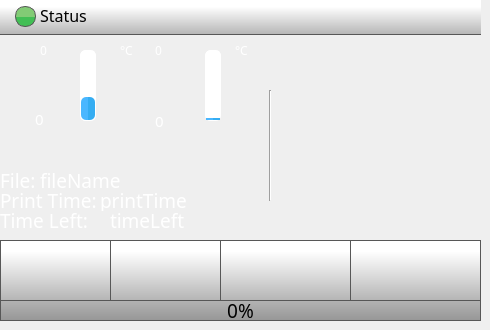
    <widget class="QWidget" name="homePage">
     <widget class="QPushButton" name="playPauseButton">
      <property name="geometry">
       <rect>
        <x>220</x>
        <y>240</y>
        <width>131</width>
        <height>61</height>
       </rect>
      </property>
      <property name="minimumSize">
       <size>
        <width>0</width>
        <height>0</height>
       </size>
      </property>
      <property name="font">
       <font>
        <family>Roboto</family>
       </font>
      </property>
      <property name="styleSheet">
       <string notr="true">QPushButton {
    border: 1px solid rgb(87, 87, 87);
	background-color: qlineargradient(spread:pad, x1:0, y1:1, x2:0, y2:0.188, stop:0 rgba(180, 180, 180, 255), stop:1 rgba(255, 255, 255, 255));
    
}

QPushButton:pressed {

    background-color: qlineargradient(x1: 0, y1: 0, x2: 0, y2: 1,
                                      stop: 0 #dadbde, stop: 1 #f6f7fa);
}

QPushButton:flat {
    border: none; /* no border for a flat push button */
}

QPushButton:default {
    border-color: navy; /* make the default button prominent */
}

QPushButton:focus {
	outline: none;
}</string>
      </property>
      <property name="text">
       <string/>
      </property>
      <property name="icon">
       <iconset>
        <normaloff>templates/img/play-button.png</normaloff>
        <normalon>templates/img/pause-button.png</normalon>templates/img/play-button.png</iconset>
      </property>
      <property name="iconSize">
       <size>
        <width>30</width>
        <height>30</height>
       </size>
      </property>
      <property name="checkable">
       <bool>true</bool>
      </property>
      <property name="checked">
       <bool>false</bool>
      </property>
      <property name="autoDefault">
       <bool>false</bool>
      </property>
      <property name="default">
       <bool>false</bool>
      </property>
      <property name="flat">
       <bool>false</bool>
      </property>
     </widget>
     <widget class="QPushButton" name="stopButton">
      <property name="geometry">
       <rect>
        <x>350</x>
        <y>240</y>
        <width>131</width>
        <height>61</height>
       </rect>
      </property>
      <property name="minimumSize">
       <size>
        <width>0</width>
        <height>0</height>
       </size>
      </property>
      <property name="font">
       <font>
        <family>Roboto</family>
       </font>
      </property>
      <property name="styleSheet">
       <string notr="true">QPushButton {
    border: 1px solid rgb(87, 87, 87);

	background-color: qlineargradient(spread:pad, x1:0, y1:1, x2:0, y2:0.188, stop:0 rgba(180, 180, 180, 255), stop:1 rgba(255, 255, 255, 255));
}

QPushButton:pressed {
    background-color: qlineargradient(x1: 0, y1: 0, x2: 0, y2: 1,
                                      stop: 0 #dadbde, stop: 1 #f6f7fa);
}

QPushButton:flat {
    border: none; /* no border for a flat push button */
}

QPushButton:default {
    border-color: navy; /* make the default button prominent */
}

QPushButton:focus {
	outline: none;
}</string>
      </property>
      <property name="text">
       <string/>
      </property>
      <property name="icon">
       <iconset>
        <normaloff>templates/img/video-player-stop-button.png</normaloff>templates/img/video-player-stop-button.png</iconset>
      </property>
      <property name="iconSize">
       <size>
        <width>25</width>
        <height>25</height>
       </size>
      </property>
     </widget>
     <widget class="Line" name="line">
      <property name="geometry">
       <rect>
        <x>260</x>
        <y>90</y>
        <width>20</width>
        <height>111</height>
       </rect>
      </property>
      <property name="orientation">
       <enum>Qt::Vertical</enum>
      </property>
     </widget>
     <widget class="QLabel" name="tool0Label">
      <property name="geometry">
       <rect>
        <x>40</x>
        <y>68</y>
        <width>31</width>
        <height>31</height>
       </rect>
      </property>
      <property name="font">
       <font>
        <family>Gotham Medium</family>
        <pointsize>14</pointsize>
        <weight>50</weight>
        <bold>false</bold>
        <underline>false</underline>
        <strikeout>false</strikeout>
       </font>
      </property>
      <property name="styleSheet">
       <string notr="true">
   color:  white;</string>
      </property>
      <property name="text">
       <string/>
      </property>
      <property name="pixmap">
       <pixmap>templates/img/Nozzle.png</pixmap>
      </property>
      <property name="scaledContents">
       <bool>true</bool>
      </property>
     </widget>
     <widget class="QLabel" name="FileNameLabel">
      <property name="geometry">
       <rect>
        <x>0</x>
        <y>170</y>
        <width>70</width>
        <height>21</height>
       </rect>
      </property>
      <property name="font">
       <font>
        <family>Gotham Light</family>
        <pointsize>14</pointsize>
        <weight>50</weight>
        <bold>false</bold>
       </font>
      </property>
      <property name="styleSheet">
       <string notr="true">color: rgb(255, 255, 255);</string>
      </property>
      <property name="text">
       <string>File:</string>
      </property>
     </widget>
     <widget class="QLabel" name="printTimeLabel">
      <property name="geometry">
       <rect>
        <x>0</x>
        <y>190</y>
        <width>111</width>
        <height>21</height>
       </rect>
      </property>
      <property name="font">
       <font>
        <family>Gotham Light</family>
        <pointsize>14</pointsize>
        <weight>50</weight>
        <bold>false</bold>
       </font>
      </property>
      <property name="styleSheet">
       <string notr="true">color: rgb(255, 255, 255);</string>
      </property>
      <property name="text">
       <string>Print Time:</string>
      </property>
     </widget>
     <widget class="QLabel" name="fileName">
      <property name="geometry">
       <rect>
        <x>40</x>
        <y>170</y>
        <width>211</width>
        <height>21</height>
       </rect>
      </property>
      <property name="font">
       <font>
        <family>Gotham Medium</family>
        <pointsize>14</pointsize>
       </font>
      </property>
      <property name="styleSheet">
       <string notr="true">color: rgb(255, 255, 255);
background-color: rgba(255, 255, 255, 0);</string>
      </property>
      <property name="text">
       <string>fileName</string>
      </property>
      <property name="scaledContents">
       <bool>true</bool>
      </property>
      <property name="wordWrap">
       <bool>false</bool>
      </property>
     </widget>
     <widget class="QLabel" name="printTime">
      <property name="geometry">
       <rect>
        <x>100</x>
        <y>190</y>
        <width>181</width>
        <height>21</height>
       </rect>
      </property>
      <property name="font">
       <font>
        <family>Gotham Medium</family>
        <pointsize>14</pointsize>
       </font>
      </property>
      <property name="styleSheet">
       <string notr="true">color: rgb(255, 255, 255);
background-color: rgba(255, 255, 255, 0);</string>
      </property>
      <property name="text">
       <string>printTime</string>
      </property>
     </widget>
     <widget class="QLabel" name="timeLeftLabel">
      <property name="geometry">
       <rect>
        <x>0</x>
        <y>210</y>
        <width>181</width>
        <height>21</height>
       </rect>
      </property>
      <property name="font">
       <font>
        <family>Gotham Light</family>
        <pointsize>14</pointsize>
        <weight>50</weight>
        <bold>false</bold>
       </font>
      </property>
      <property name="styleSheet">
       <string notr="true">color: rgb(255, 255, 255);</string>
      </property>
      <property name="text">
       <string>Time Left:</string>
      </property>
     </widget>
     <widget class="QLabel" name="tool0TargetTemperature">
      <property name="geometry">
       <rect>
        <x>40</x>
        <y>40</y>
        <width>70</width>
        <height>21</height>
       </rect>
      </property>
      <property name="font">
       <font>
        <family>Gotham Medium</family>
        <pointsize>9</pointsize>
        <weight>50</weight>
        <bold>false</bold>
        <underline>false</underline>
        <strikeout>false</strikeout>
       </font>
      </property>
      <property name="styleSheet">
       <string notr="true">
   color:  white;
background-color: rgba(255, 255, 255, 0);</string>
      </property>
      <property name="text">
       <string>0</string>
      </property>
     </widget>
     <widget class="QProgressBar" name="tool0TempBar">
      <property name="geometry">
       <rect>
        <x>80</x>
        <y>50</y>
        <width>16</width>
        <height>71</height>
       </rect>
      </property>
      <property name="styleSheet">
       <string notr="true">QProgressBar::chunk {
    border-radius: 5px;
	background-color: qlineargradient(spread:pad, x1:0.517, y1:0, x2:0.522, y2:0, stop:0.0336134 rgba(74, 183, 255, 255), stop:1 rgba(53, 173, 242, 255));
}

QProgressBar {
    border: 1px solid white;
    border-radius: 5px;
}
</string>
      </property>
      <property name="maximum">
       <number>300</number>
      </property>
      <property name="value">
       <number>100</number>
      </property>
      <property name="alignment">
       <set>Qt::AlignCenter</set>
      </property>
      <property name="textVisible">
       <bool>false</bool>
      </property>
      <property name="orientation">
       <enum>Qt::Vertical</enum>
      </property>
      <property name="format">
       <string>%v</string>
      </property>
     </widget>
     <widget class="QLabel" name="tool0ActualTemperature">
      <property name="geometry">
       <rect>
        <x>35</x>
        <y>110</y>
        <width>71</width>
        <height>18</height>
       </rect>
      </property>
      <property name="font">
       <font>
        <family>Gotham Medium</family>
        <pointsize>11</pointsize>
        <weight>50</weight>
        <bold>false</bold>
        <underline>false</underline>
        <strikeout>false</strikeout>
       </font>
      </property>
      <property name="styleSheet">
       <string notr="true">
   color:  white;
background-color: rgba(0, 0, 0, 0);</string>
      </property>
      <property name="text">
       <string>0</string>
      </property>
     </widget>
     <widget class="QPushButton" name="menuButton">
      <property name="geometry">
       <rect>
        <x>0</x>
        <y>240</y>
        <width>111</width>
        <height>61</height>
       </rect>
      </property>
      <property name="minimumSize">
       <size>
        <width>0</width>
        <height>0</height>
       </size>
      </property>
      <property name="font">
       <font>
        <family>Gotham Light</family>
        <pointsize>13</pointsize>
       </font>
      </property>
      <property name="styleSheet">
       <string notr="true">QPushButton {
     border: 1px solid rgb(87, 87, 87);
	background-color: qlineargradient(spread:pad, x1:0, y1:1, x2:0, y2:0.188, stop:0 rgba(180, 180, 180, 255), stop:1 rgba(255, 255, 255, 255));
    

}

QPushButton:pressed {

    background-color: qlineargradient(x1: 0, y1: 0, x2: 0, y2: 1,
                                      stop: 0 #dadbde, stop: 1 #f6f7fa);
}

QPushButton:flat {
    border: none; /* no border for a flat push button */
}

QPushButton:default {
    border-color: navy; /* make the default button prominent */
}

QPushButton:focus {
	outline: none;
}</string>
      </property>
      <property name="text">
       <string/>
      </property>
      <property name="icon">
       <iconset>
        <normaloff>templates/img/menu.png</normaloff>templates/img/menu.png</iconset>
      </property>
      <property name="iconSize">
       <size>
        <width>40</width>
        <height>40</height>
       </size>
      </property>
      <property name="checkable">
       <bool>false</bool>
      </property>
      <property name="autoDefault">
       <bool>false</bool>
      </property>
      <property name="default">
       <bool>false</bool>
      </property>
      <property name="flat">
       <bool>false</bool>
      </property>
     </widget>
     <widget class="QLabel" name="printPreviewMain">
      <property name="geometry">
       <rect>
        <x>270</x>
        <y>30</y>
        <width>210</width>
        <height>210</height>
       </rect>
      </property>
      <property name="styleSheet">
       <string notr="true">background-color: rgba(255, 255, 255, 0);</string>
      </property>
      <property name="text">
       <string/>
      </property>
      <property name="pixmap">
       <pixmap>templates/img/thumbnail.png</pixmap>
      </property>
      <property name="scaledContents">
       <bool>true</bool>
      </property>
     </widget>
     <widget class="QProgressBar" name="printProgressBar">
      <property name="geometry">
       <rect>
        <x>0</x>
        <y>300</y>
        <width>481</width>
        <height>21</height>
       </rect>
      </property>
      <property name="font">
       <font>
        <family>Gotham</family>
        <pointsize>14</pointsize>
        <weight>50</weight>
        <italic>false</italic>
        <bold>false</bold>
        <stylestrategy>PreferAntialias</stylestrategy>
       </font>
      </property>
      <property name="styleSheet">
       <string notr="true">QProgressBar::chunk {

	background-color: qlineargradient(spread:pad, x1:0, y1:0.523, x2:0, y2:0.534, stop:0 rgba(130, 203, 117, 255), stop:1 rgba(66, 191, 85, 255));
border: 1px solid green;
}

QProgressBar {
    border: 1px solid rgb(87, 87, 87);
 /*  border-bottom-left-radius: 10px;
 border-bottom-right-radius: 10px;*/
	background-color: qlineargradient(spread:pad, x1:0, y1:1, x2:0, y2:0, stop:0 rgba(150, 150, 150, 255), stop:1 rgba(180, 180, 180, 255));
}
</string>
      </property>
      <property name="maximum">
       <number>100</number>
      </property>
      <property name="value">
       <number>0</number>
      </property>
      <property name="alignment">
       <set>Qt::AlignCenter</set>
      </property>
      <property name="textVisible">
       <bool>true</bool>
      </property>
      <property name="orientation">
       <enum>Qt::Horizontal</enum>
      </property>
      <property name="format">
       <string>%p%</string>
      </property>
     </widget>
     <widget class="QLabel" name="timeLeft">
      <property name="geometry">
       <rect>
        <x>110</x>
        <y>210</y>
        <width>181</width>
        <height>21</height>
       </rect>
      </property>
      <property name="font">
       <font>
        <family>Gotham Medium</family>
        <pointsize>14</pointsize>
       </font>
      </property>
      <property name="styleSheet">
       <string notr="true">color: rgb(255, 255, 255);
background-color: rgba(255, 255, 255, 0);</string>
      </property>
      <property name="text">
       <string>timeLeft</string>
      </property>
      <property name="wordWrap">
       <bool>false</bool>
      </property>
     </widget>
     <widget class="QLabel" name="printerStatus">
      <property name="geometry">
       <rect>
        <x>40</x>
        <y>0</y>
        <width>381</width>
        <height>31</height>
       </rect>
      </property>
      <property name="font">
       <font>
        <family>Gotham</family>
        <pointsize>12</pointsize>
        <weight>50</weight>
        <bold>false</bold>
        <underline>false</underline>
        <strikeout>false</strikeout>
       </font>
      </property>
      <property name="styleSheet">
       <string notr="true">
background-color: rgba(255, 255, 255, 0);</string>
      </property>
      <property name="text">
       <string>Status</string>
      </property>
      <property name="alignment">
       <set>Qt::AlignLeading|Qt::AlignLeft|Qt::AlignVCenter</set>
      </property>
     </widget>
     <widget class="QPushButton" name="controlButton">
      <property name="geometry">
       <rect>
        <x>110</x>
        <y>240</y>
        <width>111</width>
        <height>61</height>
       </rect>
      </property>
      <property name="minimumSize">
       <size>
        <width>0</width>
        <height>0</height>
       </size>
      </property>
      <property name="font">
       <font>
        <family>Gotham Light</family>
        <pointsize>13</pointsize>
       </font>
      </property>
      <property name="styleSheet">
       <string notr="true">QPushButton {
     border: 1px solid rgb(87, 87, 87);

	background-color: qlineargradient(spread:pad, x1:0, y1:1, x2:0, y2:0.188, stop:0 rgba(180, 180, 180, 255), stop:1 rgba(255, 255, 255, 255));
}

QPushButton:pressed {
    background-color: qlineargradient(x1: 0, y1: 0, x2: 0, y2: 1,
                                      stop: 0 #dadbde, stop: 1 #f6f7fa);
}

QPushButton:flat {
    border: none; /* no border for a flat push button */
}

QPushButton:default {
    border-color: navy; /* make the default button prominent */
}

QPushButton:focus {
	outline: none;
}</string>
      </property>
      <property name="text">
       <string/>
      </property>
      <property name="icon">
       <iconset>
        <normaloff>templates/img/settings-1.png</normaloff>templates/img/settings-1.png</iconset>
      </property>
      <property name="iconSize">
       <size>
        <width>40</width>
        <height>40</height>
       </size>
      </property>
      <property name="checkable">
       <bool>false</bool>
      </property>
      <property name="autoDefault">
       <bool>false</bool>
      </property>
      <property name="default">
       <bool>false</bool>
      </property>
      <property name="flat">
       <bool>false</bool>
      </property>
     </widget>
     <widget class="QLabel" name="printerStatusColour">
      <property name="geometry">
       <rect>
        <x>15</x>
        <y>6</y>
        <width>21</width>
        <height>21</height>
       </rect>
      </property>
      <property name="font">
       <font>
        <family>Gotham</family>
        <pointsize>10</pointsize>
        <weight>50</weight>
        <bold>false</bold>
        <underline>false</underline>
        <strikeout>false</strikeout>
       </font>
      </property>
      <property name="styleSheet">
       <string notr="true">     border: 1px solid rgb(87, 87, 87);
	border-radius: 10px;
	background-color: qlineargradient(spread:pad, x1:0, y1:0.523, x2:0, y2:0.534, stop:0 rgba(130, 203, 117, 255), stop:1 rgba(66, 191, 85, 255));</string>
      </property>
      <property name="text">
       <string/>
      </property>
      <property name="alignment">
       <set>Qt::AlignCenter</set>
      </property>
     </widget>
     <widget class="QLabel" name="celciusLabel">
      <property name="geometry">
       <rect>
        <x>120</x>
        <y>40</y>
        <width>70</width>
        <height>21</height>
       </rect>
      </property>
      <property name="font">
       <font>
        <family>Gotham Medium</family>
        <pointsize>9</pointsize>
        <weight>50</weight>
        <bold>false</bold>
        <underline>false</underline>
        <strikeout>false</strikeout>
       </font>
      </property>
      <property name="styleSheet">
       <string notr="true">
   color:  white;
background-color: rgba(255, 255, 255, 0);</string>
      </property>
      <property name="text">
       <string>°C</string>
      </property>
     </widget>
     <widget class="QLabel" name="statusBar">
      <property name="geometry">
       <rect>
        <x>0</x>
        <y>0</y>
        <width>481</width>
        <height>35</height>
       </rect>
      </property>
      <property name="font">
       <font>
        <family>Gotham Medium</family>
        <pointsize>14</pointsize>
       </font>
      </property>
      <property name="styleSheet">
       <string notr="true">     border-bottom: 1px solid rgb(87, 87, 87);
	background-color: qlineargradient(spread:pad, x1:0, y1:1, x2:0, y2:0.188, stop:0 rgba(180, 180, 180, 255), stop:1 rgba(255, 255, 255, 255));</string>
      </property>
      <property name="frameShape">
       <enum>QFrame::NoFrame</enum>
      </property>
      <property name="frameShadow">
       <enum>QFrame::Raised</enum>
      </property>
      <property name="text">
       <string/>
      </property>
     </widget>
     <widget class="QLabel" name="celciusLabel_2">
      <property name="geometry">
       <rect>
        <x>235</x>
        <y>40</y>
        <width>70</width>
        <height>21</height>
       </rect>
      </property>
      <property name="font">
       <font>
        <family>Gotham Medium</family>
        <pointsize>9</pointsize>
        <weight>50</weight>
        <bold>false</bold>
        <underline>false</underline>
        <strikeout>false</strikeout>
       </font>
      </property>
      <property name="styleSheet">
       <string notr="true">
   color:  white;
background-color: rgba(255, 255, 255, 0);</string>
      </property>
      <property name="text">
       <string>°C</string>
      </property>
     </widget>
     <widget class="QProgressBar" name="bedTempBar">
      <property name="geometry">
       <rect>
        <x>205</x>
        <y>50</y>
        <width>16</width>
        <height>71</height>
       </rect>
      </property>
      <property name="styleSheet">
       <string notr="true">QProgressBar::chunk {
    border-radius: 5px;
	background-color: qlineargradient(spread:pad, x1:0.517, y1:0, x2:0.522, y2:0, stop:0.0336134 rgba(74, 183, 255, 255), stop:1 rgba(53, 173, 242, 255));
}

QProgressBar {
    border: 1px solid white;
    border-radius: 5px;
}
</string>
      </property>
      <property name="maximum">
       <number>300</number>
      </property>
      <property name="value">
       <number>10</number>
      </property>
      <property name="alignment">
       <set>Qt::AlignCenter</set>
      </property>
      <property name="textVisible">
       <bool>false</bool>
      </property>
      <property name="orientation">
       <enum>Qt::Vertical</enum>
      </property>
      <property name="format">
       <string>%v</string>
      </property>
     </widget>
     <widget class="QLabel" name="bedActualTemperatute">
      <property name="geometry">
       <rect>
        <x>155</x>
        <y>110</y>
        <width>70</width>
        <height>21</height>
       </rect>
      </property>
      <property name="font">
       <font>
        <family>Gotham Medium</family>
        <pointsize>11</pointsize>
        <weight>50</weight>
        <bold>false</bold>
        <underline>false</underline>
        <strikeout>false</strikeout>
       </font>
      </property>
      <property name="styleSheet">
       <string notr="true">
   color:  white;
background-color: rgba(0, 0, 0, 0);</string>
      </property>
      <property name="text">
       <string>0</string>
      </property>
     </widget>
     <widget class="QLabel" name="bedTargetTemperature">
      <property name="geometry">
       <rect>
        <x>155</x>
        <y>40</y>
        <width>70</width>
        <height>21</height>
       </rect>
      </property>
      <property name="font">
       <font>
        <family>Gotham Medium</family>
        <pointsize>9</pointsize>
        <weight>50</weight>
        <bold>false</bold>
        <underline>false</underline>
        <strikeout>false</strikeout>
       </font>
      </property>
      <property name="styleSheet">
       <string notr="true">
   color:  white;
background-color: rgba(255, 255, 255, 0);</string>
      </property>
      <property name="text">
       <string>0</string>
      </property>
     </widget>
     <widget class="QLabel" name="bedLabel">
      <property name="geometry">
       <rect>
        <x>150</x>
        <y>65</y>
        <width>41</width>
        <height>41</height>
       </rect>
      </property>
      <property name="font">
       <font>
        <family>Gotham Medium</family>
        <pointsize>14</pointsize>
        <weight>50</weight>
        <bold>false</bold>
        <underline>false</underline>
        <strikeout>false</strikeout>
       </font>
      </property>
      <property name="styleSheet">
       <string notr="true">
   color:  white;
background-color: rgba(255, 255, 255, 0);</string>
      </property>
      <property name="text">
       <string/>
      </property>
      <property name="pixmap">
       <pixmap>templates/img/bed.png</pixmap>
      </property>
      <property name="scaledContents">
       <bool>true</bool>
      </property>
     </widget>
     <zorder>line</zorder>
     <zorder>printPreviewMain</zorder>
     <zorder>statusBar</zorder>
     <zorder>playPauseButton</zorder>
     <zorder>stopButton</zorder>
     <zorder>tool0Label</zorder>
     <zorder>FileNameLabel</zorder>
     <zorder>printTimeLabel</zorder>
     <zorder>fileName</zorder>
     <zorder>printTime</zorder>
     <zorder>timeLeftLabel</zorder>
     <zorder>tool0TempBar</zorder>
     <zorder>tool0ActualTemperature</zorder>
     <zorder>tool0TargetTemperature</zorder>
     <zorder>menuButton</zorder>
     <zorder>timeLeft</zorder>
     <zorder>controlButton</zorder>
     <zorder>printProgressBar</zorder>
     <zorder>printerStatus</zorder>
     <zorder>printerStatusColour</zorder>
     <zorder>celciusLabel</zorder>
     <zorder>celciusLabel_2</zorder>
     <zorder>bedTempBar</zorder>
     <zorder>bedActualTemperatute</zorder>
     <zorder>bedTargetTemperature</zorder>
     <zorder>bedLabel</zorder>
    </widget>
